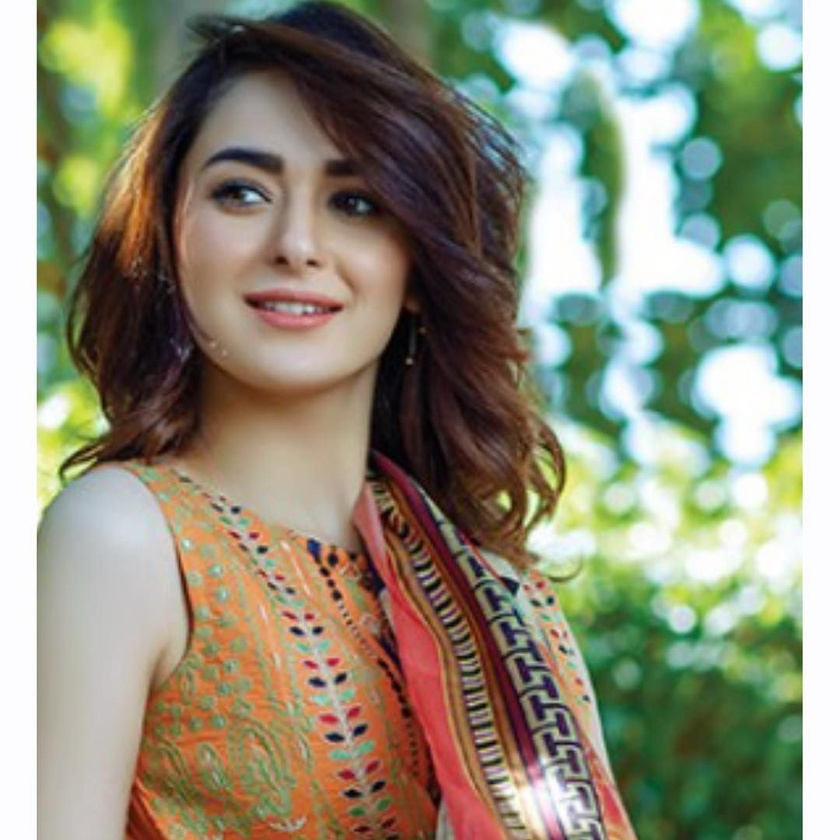
#> input picture Harshith Vashishtha Course/Ch21_imageManupulation_pillow_module_PIL/tech_gram_academy/07_filters/2.jpg, 840 x 840 px, shrunk from 1080 x 1080 before the run
$ python filters.py
#> lines starting #> are read from the running program, lines starting #| are printed output that depends on the picture
from PIL import Image, ImageFilter

image = Image.open('2.jpg')
#> image is the input picture: PIL image 840x840 RGB; mean R, G, B 141.8, 142, 121.3
image.filter(ImageFilter.EMBOSS).show()
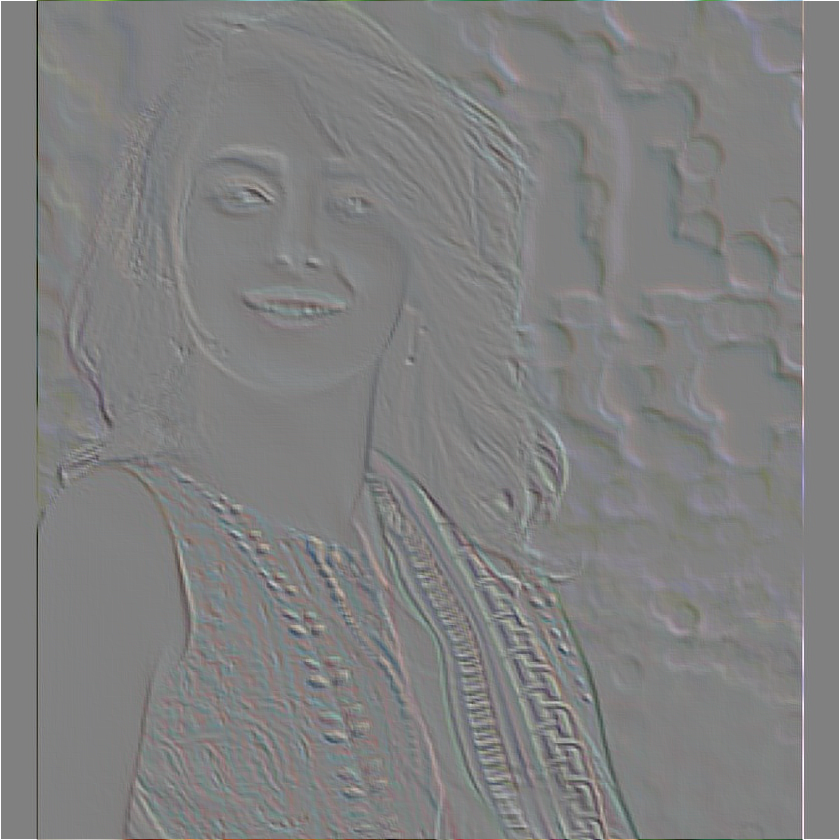
#> shown: PIL image 840x840 RGB; mean R, G, B 128.3, 128.4, 128.3
image.save('EMBOSS.jpg')
del image
# .BLUR filter
# .BoxBLur(arg) 0-100
# .CONTOUR
# .EDGE_ENHANCE
# .EDGE_ENHANCE_MORE
# .MaxFilter
# .SHARPEN
# .SMOOTH_MORE
